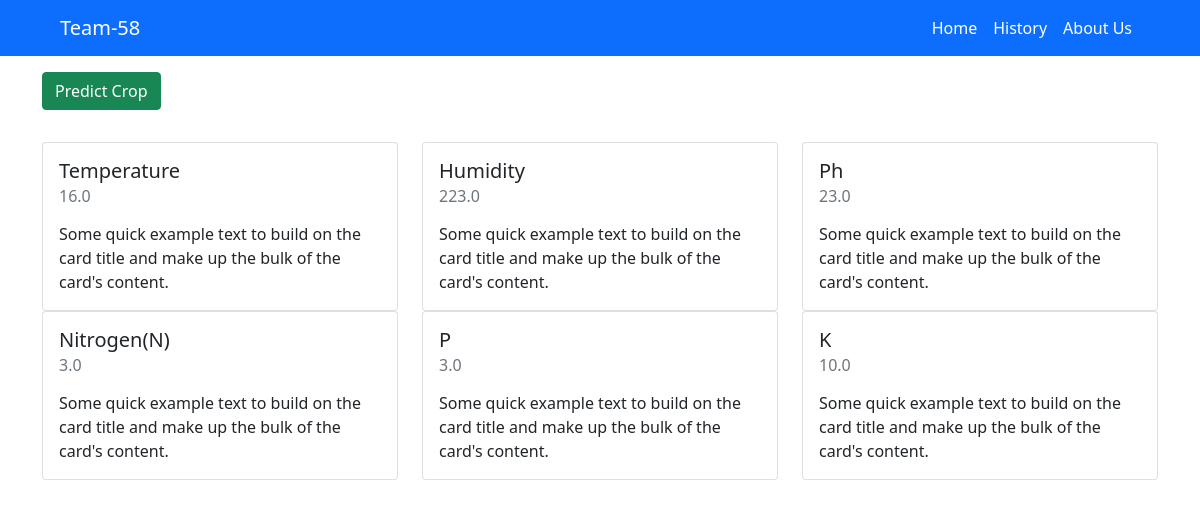
The page / on the database its author committed.
### portapp/models.py (models this page shows)
class QUESTION(models.Model):
    temp=models.FloatField(default=-1,blank=False)
    ph=models.FloatField(default=-1,blank=False)
    mos=models.FloatField(default=-1,blank=False)
    n=models.FloatField(default=-1,blank=False)
    p=models.FloatField(default=-1,blank=False)
    k=models.FloatField(default=-1,blank=False)
    time=models.CharField(max_length=100,blank=False,default=9)

### portapp/views.py (the view)
# urls.py: path('',views.home,name='home'),
def home(request):
    data=QUESTION.objects.last()
    print(data)
    context={"data":data}
    return render(request,'final/home.html',context)

### templates/final/home.html (shortened to what this page needs)
<!doctype html>
<html lang="en">
  <head>
    <link href="https://cdn.jsdelivr.net/npm/bootstrap@5.1.3/dist/css/bootstrap.min.css" rel="stylesheet">
  </head>
  <body>
    <nav class="navbar navbar-expand-lg navbar-dark bg-primary">
      <div class="container-fluid">
        <a class="navbar-brand px-5" href="#">Team-58</a>
        <div class=" collapse navbar-collapse" id="navbarSupportedContent">
          <ul class="navbar-nav ms-auto mb-2 mb-lg-0 px-5">
            <li class="nav-item">
              <a class="nav-link active " aria-current="page" href="/">Home</a>
            </li>
            <li class="nav-item">
              <a class="nav-link active" aria-current="page" href="/history">History</a>
            </li>
            <li class="nav-item">
              <a class="nav-link active" aria-current="page" href="#">About Us</a>
            </li>
          </ul>
        </div>
      </div>
    </nav>
    <div class="container py-3">
      <div class="row">
        <div class="col">
          <a href='/predhistory'><button type="button" class="btn btn-success">Predict Crop</button><a>
        </div>
      </div>
    </div>
    <div class="container py-3">
      <div class="row">
        <div class="col">
            <div class="card" >
                <div class="card-body">
                  <h5 class="card-title">Temperature</h5>
                  <h6 class="card-subtitle mb-2 text-muted"><p id="temp">{{data.temp}}</p></h6>
                  <p class="card-text">Some quick example text to build on the card title and make up the bulk of the card's content.</p>
                </div>
              </div>
        </div>
        <div class="col">
            <div class="card" >
                <div class="card-body">
                  <h5 class="card-title">Humidity</h5>
                  <h6 class="card-subtitle mb-2 text-muted"><p id="mos">{{data.mos}}</p></h6>
                  <p class="card-text">Some quick example text to build on the card title and make up the bulk of the card's content.</p>
                </div>
              </div>
        </div>
        <div class="col">
            <div class="card" >
                <div class="card-body">
                  <h5 class="card-title">Ph</h5>
                  <h6 class="card-subtitle mb-2 text-muted"><p id="ph">{{data.ph}}</p></h6>
                  <p class="card-text">Some quick example text to build on the card title and make up the bulk of the card's content.</p>
                </div>
              </div>
        </div>
      </div>
      <div class="row">
        <div class="col">
            <div class="card" >
                <div class="card-body">
                  <h5 class="card-title">Nitrogen(N)</h5>
                  <h6 class="card-subtitle mb-2 text-muted"><p id="n">{{data.n}}</p></h6>
                  <p class="card-text">Some quick example text to build on the card title and make up the bulk of the card's content.</p>
                </div>
              </div>
        </div>
        <div class="col">
            <div class="card" >
                <div class="card-body">
                  <h5 class="card-title">P</h5>
                  <h6 class="card-subtitle mb-2 text-muted"><p id="p">{{data.p}}</p></h6>
                  <p class="card-text">Some quick example text to build on the card title and make up the bulk of the card's content.</p>
                </div>
              </div>
        </div>
        <div class="col">
            <div class="card" >
                <div class="card-body">
                  <h5 class="card-title">K</h5>
                  <h6  class="card-subtitle mb-2 text-muted"><p id="k">{{data.k}}</p></h6>
                  <p class="card-text">Some quick example text to build on the card title and make up the bulk of the card's content.</p>
                </div>
              </div>
        </div>
      </div>
    </div>
  </body>
</html>

### rows shown on the page
QUESTION: temp "16.0", mos "223.0", ph "23.0", n "3.0", p "3.0", k "10.0"
